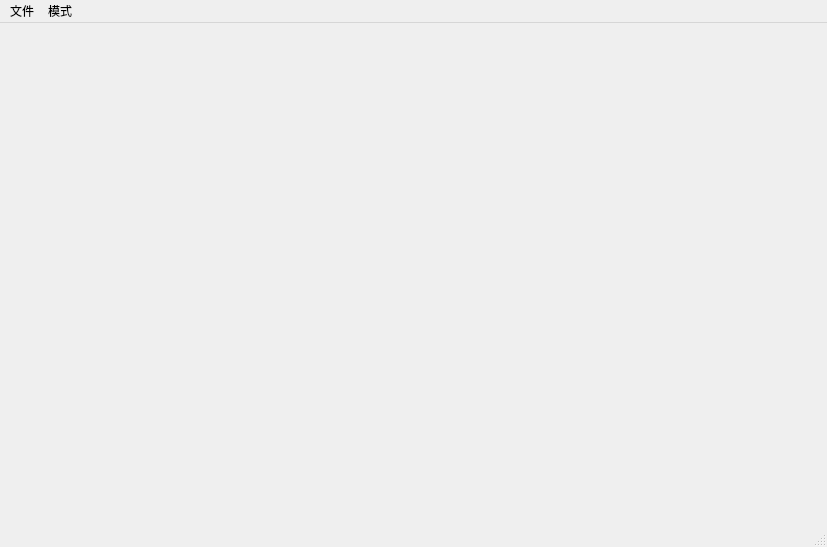
<?xml version="1.0" encoding="UTF-8"?>
<ui version="4.0">
 <class>DatasetMaker</class>
 <widget class="QMainWindow" name="DatasetMaker">
  <property name="geometry">
   <rect>
    <x>0</x>
    <y>0</y>
    <width>827</width>
    <height>547</height>
   </rect>
  </property>
  <property name="windowTitle">
   <string>DatasetMaker</string>
  </property>
  <widget class="QWidget" name="centralwidget"/>
  <widget class="QMenuBar" name="menubar">
   <property name="geometry">
    <rect>
     <x>0</x>
     <y>0</y>
     <width>827</width>
     <height>28</height>
    </rect>
   </property>
   <widget class="QMenu" name="file">
    <property name="title">
     <string>文件</string>
    </property>
    <addaction name="separator"/>
    <addaction name="openFile"/>
   </widget>
   <widget class="QMenu" name="mode">
    <property name="title">
     <string>模式</string>
    </property>
    <addaction name="separator"/>
    <addaction name="cls"/>
    <addaction name="separator"/>
    <addaction name="detection"/>
   </widget>
   <addaction name="file"/>
   <addaction name="mode"/>
  </widget>
  <widget class="QStatusBar" name="statusBar"/>
  <action name="openFile">
   <property name="text">
    <string>打开文件</string>
   </property>
  </action>
  <action name="cls">
   <property name="text">
    <string>图像分类</string>
   </property>
  </action>
  <action name="detection">
   <property name="text">
    <string>装甲板目标检测</string>
   </property>
  </action>
 </widget>
 <resources/>
 <connections/>
</ui>
